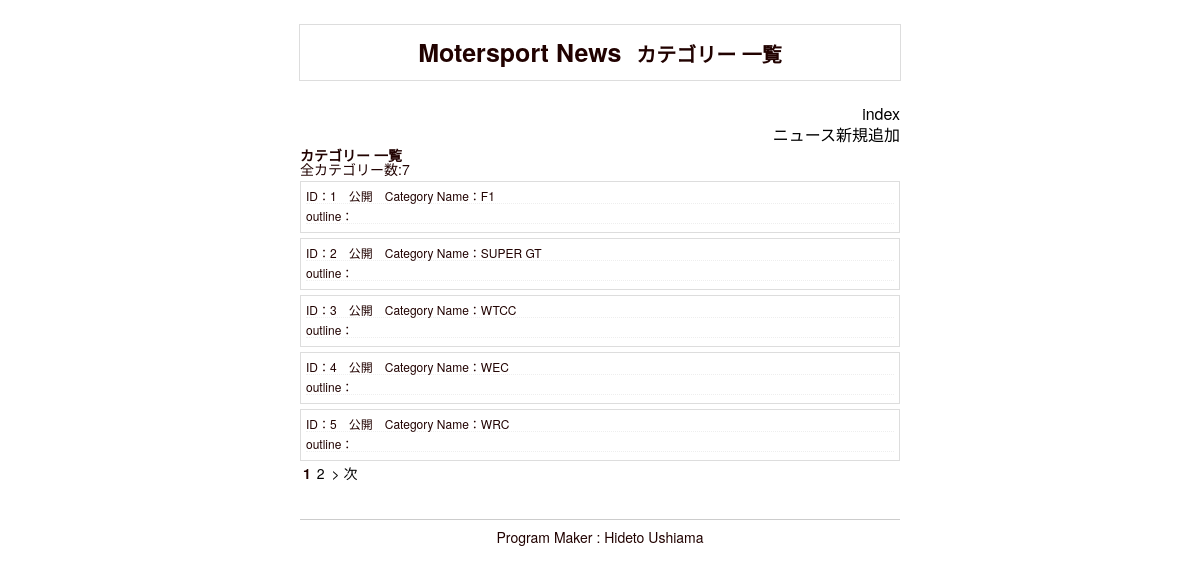
/admin/cate_list.php, run on the app's committed database.
### tables this page shows
CREATE TABLE IF NOT EXISTS `s_category` (
  `c_id` int(11) NOT NULL,
  `ca_name` varchar(64) NOT NULL,
  `c_outline` varchar(518) NOT NULL,
  `show_flg` int(11) NOT NULL
);

### admin/cate_list.php (the view, shortened to what this page needs)
<?php
 include("head.php");
 $view = "";
	$db_set = "WHERE c_id";
$set_n = 5;
if(isset($_GET["page"])){
	$page = intval($_GET["page"]);
	if($page == 1){
		$lo = " LIMIT " . $set_n;
	}else{
		$news_s = ($page - 1) * $set_n;
		$lo = " LIMIT " . $set_n . " OFFSET " . $news_s;
	}
}else{
	$page = 1;
	$news_s = ($page - 1) * $set_n;
	$lo = " LIMIT " . $set_n . " OFFSET " . $news_s;
}
$pdo = new PDO("mysql:host=localhost;dbname=cs_academy;charset=utf8", "root", "");
$sql = "SELECT * FROM s_category ".$db_set;
$stmt = $pdo->prepare($sql);
$stmt->execute();
$results = $stmt->fetchAll(PDO::FETCH_ASSOC);
$count=$stmt->rowCount();
$sql = "SELECT * FROM s_category ".$db_set.$lo;
$stmt = $pdo->prepare($sql);
$stmt->execute();
$results = $stmt->fetchAll(PDO::FETCH_ASSOC);
$view .= "全カテゴリー数:".$count;
if ($count > $set_n){
	$n_page = (int) (intval($count) / intval($set_n));
	$a_page = $count % $set_n;
	if($a_page != 0){
	$n_page++;
	}
}
foreach($results as $row) {
	$view .= "<article class=\"news-detail\">";
	$view .= "<dl>";
	$view .= "<a href=\"c_update.php?id=".$row["c_id"]."\"></span><dd class=\"news-title\"><span>ID：".$row["c_id"];
	if($row["show_flg"]==1){
		$view .= "　公開";
	}else{
		$view .= "　下書き";
	}
	$view .= "<span>　Category Name：</span>".$row["ca_name"]."</dd>";
	$view .= "<dd><span>outline：</span>".mb_substr($row["c_outline"],0,34)."</dd>";
	$view .= "</a>";
	$view .= "</dl>";
	$view .= "</article>";
}
echo "<div class=\"page_l\">";
if ($n_page > 1) {
	echo "<span class=\"page_n\">";
	for($a=1;$a<=$n_page;$a++){
		if($a==$page){
			$view .= "<span class=\"page_e\">".$a."</span>";
		}else{
			$view .= "<span class=\"page_o\"><a href=\"cate_list.php?page=".$a. "\">".$a."</a></span>";
		}
	}
	$view .= "</span>";
}
if ($page != $n_page) {
	$view .= "<a href=\"cate_list.php?page=" . ($page + 1) . "\">  > 次</a>";
}
$view .= "</div>";
?>
</head>
<body>
<header>
<h1>Motersport News<span>カテゴリー 一覧</span></h1>
</header>
<div class="main">
<div class="search_a">
<ul>
<li><a href="index.php">index</a></li>
<li><a href="input.php">ニュース新規追加</a></li>
</ul>
</div>
<h2>カテゴリー 一覧</h2>
<?php echo $view ?>
<?php include("footer.php"); ?>
</body>
</html>

### admin/css/style.css (style rules this page uses)
body { font-size:62.5%; font-family:'Helvetica Neue', Helvetica, Arial, YuGothic, 'Yu Gothic', 游ゴシック体, '游ゴシック', 'ヒラギノ角ゴ ProN W3', 'Hiragino Kaku Gothic ProN', 'ヒラギノ角ゴ Pro W3', 'Hiragino Kaku Gothic Pro', メイリオ, Meiryo, 'MS ゴシック', 'MS Gothic', sans-serif; }
header h1 { width:600px; margin:10px auto 15px auto; padding:15px 0; font-size:25px; text-align:center; border:1px solid #ddd; }
header h1 span { font-size:20px; margin-left:15px; }
.main { width:600px; margin:0 auto 15px auto; padding:0 40px; }
.main ul { padding:0; }
.main li { font-size:16px; margin:5px 0; }
.news-detail dl { margin:5px 0; padding:5px; font-size:16px; border:1px solid #ddd; }
.news-detail dd { font-size:16px; margin-bottom:3px; border-bottom:1px dotted #eee; }
.news-detail span { font-size:12px; }
.search_a { margin:25px auto 0 auto; width:600px; text-align:right; }
.page_l { margin:0 5px; }
.page_n { margin:0 5px; }
.page_e { margin:0 3px; font-weight:bold; }
.page_o { margin:0 3px; }

### data on the page
s_category: c_id "1", value "公開", ca_name "F1"
s_category: c_id "2", value "公開", ca_name "SUPER GT"
s_category: c_id "3", value "公開", ca_name "WTCC"
s_category: c_id "4", value "公開", ca_name "WEC"
s_category: c_id "5", value "公開", ca_name "WRC"

### other printed values
$view "全カテゴリー数:7"
